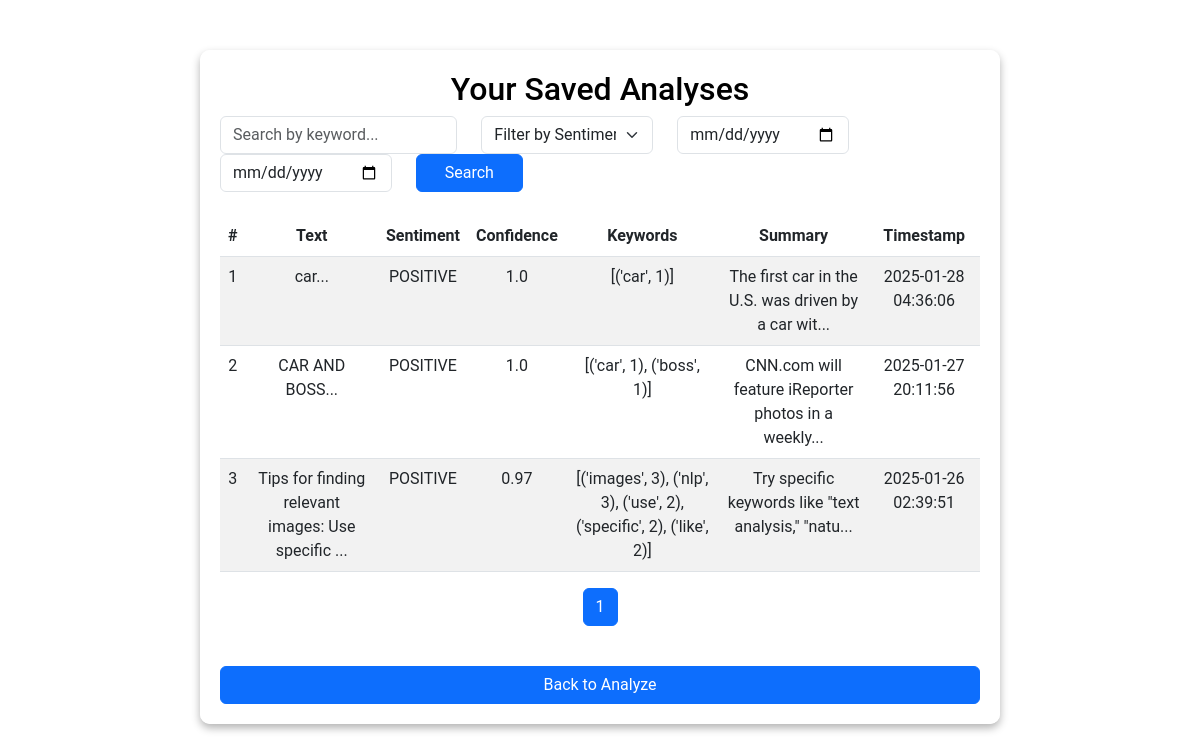
The page /dashboard (signed in) on the database its author committed.
### app.py (models this page shows)
class Analysis(db.Model):
    id = db.Column(db.Integer, primary_key=True)
    user_id = db.Column(db.Integer, db.ForeignKey('user.id'), nullable=False)
    text_input = db.Column(db.Text, nullable=False)
    sentiment_label = db.Column(db.String(50), nullable=False)
    sentiment_score = db.Column(db.Float, nullable=False)
    keywords = db.Column(db.Text, nullable=False)
    summary = db.Column(db.Text, nullable=False)
    timestamp = db.Column(db.DateTime, default=db.func.current_timestamp())

### app.py (the view, shortened to what this page needs)
@app.route("/dashboard", methods=["GET", "POST"])
@login_required
def dashboard():
    query = request.args.get("query", "")
    sentiment_filter = request.args.get("sentiment", "")
    start_date = request.args.get("start_date", "")
    end_date = request.args.get("end_date", "")
    page = request.args.get("page", 1, type=int)  # Get the current page number
    analyses_query = Analysis.query.filter_by(user_id=current_user.id)
    if sentiment_filter:
        analyses_query = analyses_query.filter(Analysis.sentiment_label == sentiment_filter)
    if start_date and end_date:
        analyses_query = analyses_query.filter(
            Analysis.timestamp.between(start_date, end_date)
        )
    analyses = analyses_query.order_by(Analysis.timestamp.desc()).paginate(page=page, per_page=5)
    return render_template(
        "dashboard.html",
        analyses=analyses,
        query=query,
        sentiment_filter=sentiment_filter
    )

### app.py (called while the page is built)
@login_manager.user_loader
def load_user(user_id):
    return User.query.get(int(user_id))

### templates/dashboard.html (shortened to what this page needs)
<!DOCTYPE html>
<html lang="en">
<head>
    <link href="https://cdn.jsdelivr.net/npm/bootstrap@5.3.0-alpha1/dist/css/bootstrap.min.css" rel="stylesheet">
</head>
<body>
    <div class="container">
        <h2 class="text-center">Your Saved Analyses</h2>
        <form method="GET" action="/dashboard" class="mb-4">
            <div class="row">
                <div class="col-md-4">
                    <input type="text" name="query" class="form-control" placeholder="Search by keyword..." value="{{ query }}">
                </div>
                <div class="col-md-3">
                    <select name="sentiment" class="form-select">
                        <option value="">Filter by Sentiment</option>
                    </select>
                </div>
                <div class="col-md-3">
                    <input type="date" name="start_date" class="form-control" placeholder="Start Date">
                </div>
                <div class="col-md-3">
                    <input type="date" name="end_date" class="form-control" placeholder="End Date">
                </div>
                <div class="col-md-2 mt-2 mt-md-0">
                    <button type="submit" class="btn btn-primary w-100">Search</button>
                </div>
            </div>
        </form>
        <table class="table table-striped">
            <thead>
                <tr>
                    <th>#</th>
                    <th>Text</th>
                    <th>Sentiment</th>
                    <th>Confidence</th>
                    <th>Keywords</th>
                    <th>Summary</th>
                    <th>Timestamp</th>
                </tr>
            </thead>
            <tbody>
                {% for analysis in analyses.items %}
                <tr>
                    <td>{{ loop.index }}</td>
                    <td>{{ analysis.text_input[:50] }}...</td>
                    <td>{{ analysis.sentiment_label }}</td>
                    <td>{{ analysis.sentiment_score }}</td>
                    <td>{{ analysis.keywords }}</td>
                    <td>{{ analysis.summary[:50] }}...</td>
                    <td>{{ analysis.timestamp }}</td>
                </tr>
                {% endfor %}
            </tbody>
        </table>
        <nav aria-label="Page navigation">
            <ul class="pagination">
                {% for page_num in analyses.iter_pages(left_edge=1, right_edge=1, left_current=2, right_current=2) %}
                <li class="page-item {% if page_num == analyses.page %}active{% endif %}">
                    <a class="page-link" href="{{ url_for('dashboard', page=page_num, query=query, sentiment=sentiment_filter) }}">{{ page_num }}</a>
                </li>
                {% endfor %}
            </ul>
        </nav>
        <a href="/" class="btn btn-primary w-100 mt-4">Back to Analyze</a>
    </div>
</body>
</html>

### templates/dashboard.html (style rules this page uses)
body { background-image: url('/static/bg1.jpg'); background-size: cover; background-repeat: no-repeat; background-attachment: fixed; font-family: 'Roboto', sans-serif; color: #000000; }
.container { margin-top: 50px; max-width: 800px; background: rgba(255, 255, 255, 0.9); padding: 20px; border-radius: 10px; box-shadow: 0 4px 8px rgba(0, 0, 0, 0.3); }
.table { margin-top: 20px; }
.table th, .table td { text-align: center; }
.pagination { justify-content: center; }

### rows shown on the page
Analysis: text_input "car", sentiment_label "POSITIVE", sentiment_score "1.0", keywords "[('car', 1)]", summary "The first car in the U.S. was driven by a car wit", timestamp "2025-01-28 04:36:06"
Analysis: text_input "CAR AND BOSS", sentiment_label "POSITIVE", sentiment_score "1.0", keywords "[('car', 1), ('boss', 1)]", summary "CNN.com will feature iReporter photos in a weekly", timestamp "2025-01-27 20:11:56"
Analysis: text_input "Tips for finding relevant images: Use specific", sentiment_label "POSITIVE", sentiment_score "0.97", keywords "[('images', 3), ('nlp', 3), ('use', 2), ('specific', 2), ('like', 2)]", summary "Try specific keywords like \"text analysis,\" \"natu", timestamp "2025-01-26 02:39:51"

### other values the page prints
{{ page_num }} "1"
